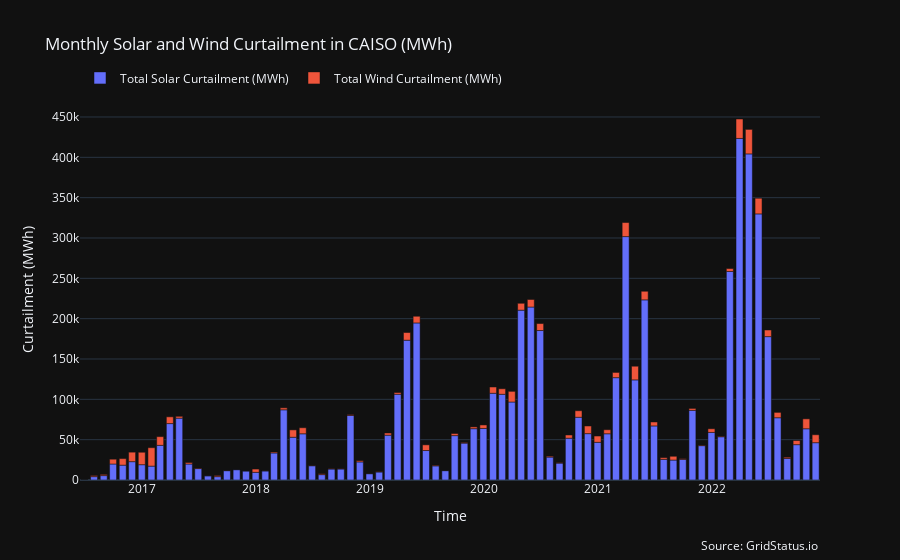

Notebook code for this chart:
### Code cell
monthly = curtailment.resample("M").sum()
monthly["Month"] = monthly.index.month
monthly["Year"] = monthly.index.year

fig = px.bar(monthly, 
    x=monthly.index, y=["Total Solar Curtailment (MWh)", "Total Wind Curtailment (MWh)"],
    title="Monthly Solar and Wind Curtailment in CAISO (MWh)",)
# legend upper left corner
fig.update_layout(legend=dict(
    orientation="h",
    yanchor="bottom",
    y=1.02,
    xanchor="left",
    x=0,
    title_text=None
))
fig.update_yaxes(title_text="Curtailment (MWh)")
save_figure(fig, "monthly_curtailment")
